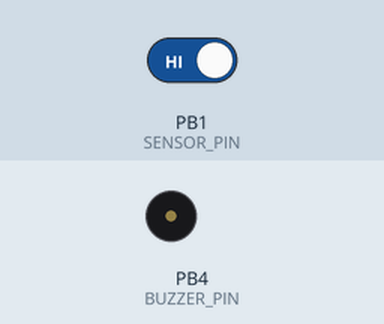
Bench run of a program on a simulated ATtiny85, built with avr-gcc and run on an emulated ATtiny85. Shown: buzzer (waves = sounding, pin HIGH). The test bench sets the inputs (shaded band); at power-on: PB1 (SENSOR_PIN) HIGH.

Above: at 0.05 s.
Timing chart, 0 to 3.0 s (numbered marks = the images above):
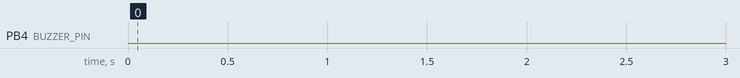

The program:

main.cpp
```cpp
#include "Arduino.h"
#include "avr/sleep.h"                   // sleep
#include "avr/interrupt.h"               // wake up

const int BUZZER_PIN = 4;
const int SENSOR_PIN = 1;                // not expected to be changed, apparently attachInterrupt() only works on INT0

volatile bool startStopwatch = true;
bool stopwatchRunning = false;
uint32_t startTime, elapsedTime;

const uint32_t BEEP1_INTERVAL = 60000;
const uint32_t BEEP2_INTERVAL = 60000;

void beep1();                            // *click*
void beep2();                            // *beep*
void beep3();                            // *BEEP BEEP*
void handleBeep();
void risingISR();
void sleep();


void setup(){

    pinMode(BUZZER_PIN, OUTPUT);
    pinMode(SENSOR_PIN, INPUT_PULLUP);

    attachInterrupt(digitalPinToInterrupt(SENSOR_PIN), risingISR, RISING);

}

void loop(){

  if(startStopwatch && !stopwatchRunning){

    startTime = millis();
    stopwatchRunning = true;
    startStopwatch = false;

  }

  if(stopwatchRunning){

    handleBeep();

  }

  if(digitalRead(SENSOR_PIN) == LOW){
    sleep();
  }

}

void risingISR(){
  startStopwatch = true;
}

void beep1(){

    digitalWrite(BUZZER_PIN, HIGH);
    delay(5);
    digitalWrite(BUZZER_PIN, LOW);
    delay(1500);

}

void beep2(){

    digitalWrite(BUZZER_PIN, HIGH);
    delay(20);
    digitalWrite(BUZZER_PIN, LOW);
    delay(1500);

}

void beep3(){

    digitalWrite(BUZZER_PIN, HIGH);
    delay(40);
    digitalWrite(BUZZER_PIN, LOW);

    delay(200);

    digitalWrite(BUZZER_PIN, HIGH);
    delay(40);
    digitalWrite(BUZZER_PIN, LOW);

    delay(1000);

}

void handleBeep(){

  elapsedTime = millis() - startTime;

  if(elapsedTime < BEEP1_INTERVAL){
    beep1();
  }
  else if(elapsedTime >= BEEP1_INTERVAL && elapsedTime < BEEP2_INTERVAL + BEEP1_INTERVAL){
    beep2();
  }
  else if (elapsedTime > BEEP1_INTERVAL + BEEP2_INTERVAL){
    beep3();
  }

}

void sleep() {

  stopwatchRunning = false;
  set_sleep_mode(SLEEP_MODE_PWR_DOWN);   // set sleep mode to Power Down
  sleep_enable();                        // enable sleep mode
  sei();                                 // enable global interrupts
  sleep_cpu();                           // put the microcontroller to sleep
  sleep_disable();                       // disable sleep mode after waking up

}
```
